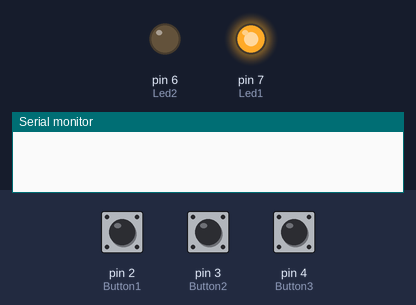
Recording of a sketch running on a simulated Arduino Uno, built with avr-gcc and run on an emulated ATmega328P. On the bench: output pins drawn as LEDs (lit = HIGH), the last lines printed to the serial monitor. Dashed ring = blinking. The inputs (shaded band) are chosen by the test bench; at power-on: pin 2 (Button1) LOW, pin 3 (Button2) LOW, pin 4 (Button3) LOW.

Above: at 1.2 s.
1.3 s: pin 2 (Button1) pulled HIGH for 0.15 s
2.9 s: pin 3 (Button2) pulled HIGH for 0.15 s
4.6 s: pin 4 (Button3) pulled HIGH for 0.15 s
At 7.7 s:
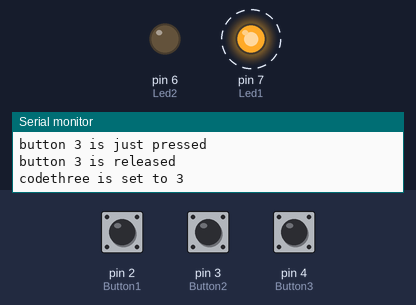
Timing chart, 0 to 9.2 s (numbered marks = the images above; inputs shaded):
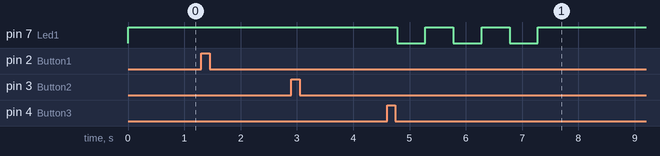

The sketch:

Kluis.ino
```cpp
/*
     Naam: Thijs van Kessel
     Klas: ic19ao.e
     Datum: 28-12-2020
*/

int Led1 = 7;
int Led2 = 6;
int Button1 = 2;
int Button2 = 3;
int Button3 = 4;
int Button1val;
int Button1val2;
int Button2val;
int Button2val2;
int Button3val;
int Button3val2;
int buttonState1;
int buttonState2;
int buttonState3;
int code1;
int code2;
int code3;

void setup() {
  pinMode(Button1, INPUT);
  pinMode(Button2, INPUT);
  pinMode(Button3, INPUT);
  pinMode(Led1, OUTPUT);
  pinMode(Led2, OUTPUT);
  digitalWrite(Led1, HIGH);
  buttonState3 = digitalRead(Button3);
  buttonState2 = digitalRead(Button2);
  buttonState1 = digitalRead(Button1);
  Serial.begin(9600);
}

void loop() {
  Button1val = (digitalRead(Button1)); //
  delay(10);
  Button1val2 = (digitalRead(Button1));

  if (Button1val == Button1val2)
  {
    if (Button1val != buttonState1)
    {
      if (Button1val == HIGH)                           /* sends messages to the monitor */
      {
        Serial.println("button 1 is just pressed");
      }
      else
      {
        Serial.println("button 1 is released");       /* checks if code is filled in, not than fills the code, if it has code it skips and goes to next */
        if (code1 == NULL)
        {
          code1 = 1;
          Serial.println("codeOne is set to 1");
        }
        else
        {
          if (code2 == NULL)
          {
            code2 = 1;
            Serial.println("codeTwo is set to 1");
          }
          else
          {
            if (code3 == NULL)
            {
              code3 = 1;
              Serial.println("codethree is set to 1");

              checkCode();
            }
          }
        }
      }
    }
    buttonState1 = Button1val;
  }

  Button2val = (digitalRead(Button2));
  delay(10);
  Button2val2 = (digitalRead(Button2));

  if (Button2val == Button2val2)
  {
    if (Button2val != buttonState2)
    {
      if (Button2val == HIGH)
      {
        Serial.println("button 2 is just pressed");         /* sends messages to the monitor */
      }
      else
      {
        Serial.println("button 2 is released");             /* checks if code is filled in, not than fills the code, if it has code it skips and goes to next */
        if (code1 == NULL)
        {
          code1 = 2;
          Serial.println("codeOne is set to 2");
        }
        else
        {
          if (code2 == NULL)
          {
            code2 = 2;
            Serial.println("codeTwo is set to 2");
          }
          else
          {
            if (code3 == NULL)
            {
              code3 = 2;
              Serial.println("codethree is set to 2");

              checkCode();
            }
          }
        }
      }
    }
    buttonState2 = Button2val;
  }

  Button3val = (digitalRead(Button3));
  delay(10);
  Button3val2 = (digitalRead(Button3));

  if (Button3val == Button3val2)
  {
    if (Button3val != buttonState3)
    {
      if (Button3val == HIGH)
      {
        Serial.println("button 3 is just pressed");         /* sends messages to the monitor */
      }
      else
      {
        Serial.println("button 3 is released");     /* checks if code is filled in, not than fills the code, if it has code it skips and goes to next */
        if (code1 == NULL)
        {
          code1 = 3;
          Serial.println("codeOne is set to 3");
        }
        else
        {
          if (code2 == NULL)
          {
            code2 = 3;
            Serial.println("codeTwo is set to 3");
          }
          else
          {
            if (code3 == NULL)
            {
              code3 = 3;
              Serial.println("codethree is set to 3");

              checkCode();
            }
          }
        }
      }
    }
    buttonState3 = Button3val;
  }
}

void reset()
{
  code1 = NULL;
  code2 = NULL;
  code3 = NULL;
}

// Method check code
void checkCode()
{
  if (code1 == 1 && code2 == 3 && code3 == 2)
  {
    digitalWrite(Led1, LOW);
    digitalWrite(Led2, HIGH);
    delay(3000);
    digitalWrite(Led2, LOW);
    digitalWrite(Led1, HIGH);

    reset();
  }
  else
  {
    digitalWrite(Led1, LOW);
    delay(500);
    digitalWrite(Led1, HIGH);
    delay(500);
    digitalWrite(Led1, LOW);
    delay(500);
    digitalWrite(Led1, HIGH);
    delay(500);
    digitalWrite(Led1, LOW);
    delay(500);
    digitalWrite(Led1, HIGH);

    reset();
  }
}
```

Measured:
- after the input at 4.6 s, pin 7 (Led1): alternates HIGH for 0.50 s and LOW for 0.50 s, 6 changes in all, then stays HIGH, starting after 0.18 s
